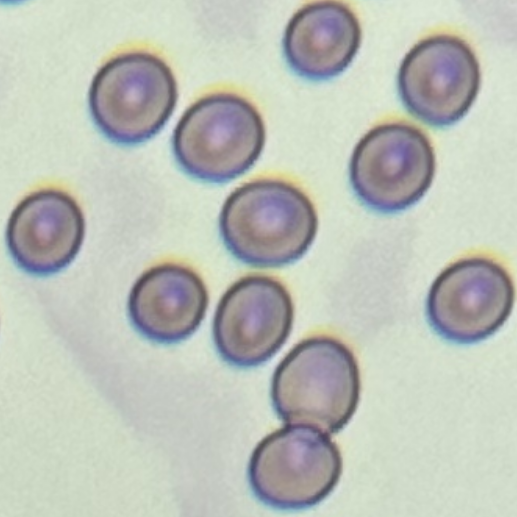
#> input picture project/cell_count/test_cell/1.jpg, 517 x 517 px
$ python cell.py test_cell/1.jpg
#> lines starting #> are read from the running program, lines starting #| are printed output that depends on the picture; after the words box and inside, x2 and y2 are one past the last pixel; in counts of white or black regions, pixels touching at a corner belong together
import cv2
import numpy as np
import sys
import os

def cell_count(image_path):
#> called with image_path = 'test_cell/1.jpg'
    img = cv2.imread(image_path)
#> img is the input picture: shape (517, 517, 3); mean B, G, R 184.3, 193.1, 188
    img = cv2.resize(img, (500, 500))
#> img: shape (500, 500, 3)
    img_copy = img.copy()

    blur = cv2.GaussianBlur(img, (5, 5), 0)
    gray = cv2.cvtColor(blur, cv2.COLOR_BGR2GRAY)
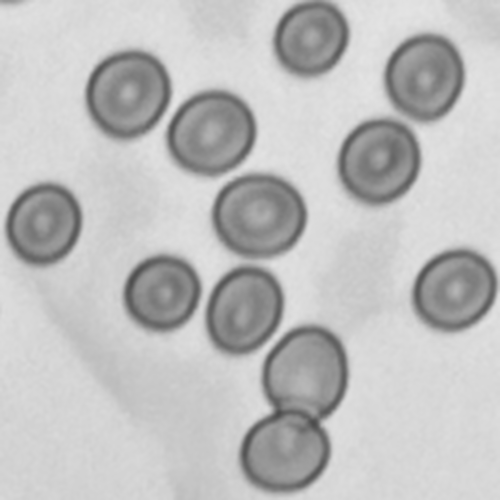
#> gray: shape (500, 500); min 76, max 228, mean 190.5
    ret, thresh = cv2.threshold(gray, 180, 255, cv2.THRESH_BINARY_INV)
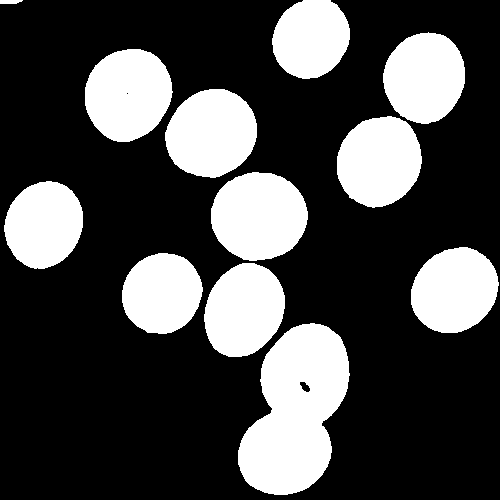
#> thresh: shape (500, 500); 28.4% white; 12 white regions, largest, box (x1, y1, x2, y2) and area: (238, 323, 350, 495) 12837, (211, 172, 308, 261) 6728, (85, 49, 173, 142) 6304
    # cv2.imshow("thresh", thresh)

    # 闭运算
    kernel = np.ones((6, 6), int)
    close = cv2.morphologyEx(thresh, cv2.MORPH_CLOSE, kernel)
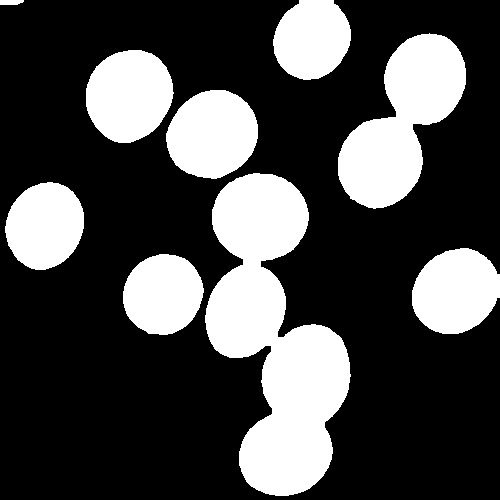
#> close: shape (500, 500); 28.6% white; 9 white regions, largest, box (x1, y1, x2, y2) and area: (205, 173, 351, 496) 25635, (338, 33, 466, 209) 11931, (86, 50, 174, 143) 6305
    # cv2.imshow("close", close)

    # 腐蚀
    kernel = np.ones((15, 15), int)
    erode = cv2.erode(close, kernel)
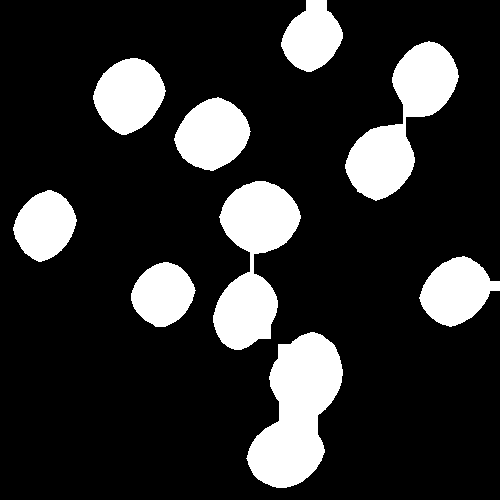
#> erode: shape (500, 500); 18.2% white; 9 white regions, largest, box (x1, y1, x2, y2) and area: (246, 332, 343, 488) 8984, (213, 181, 301, 350) 8090, (345, 41, 459, 201) 7589
    # cv2.imshow("erode", erode)

    # 开运算
    kernel = np.ones((15, 15), int)
    open_img = cv2.morphologyEx(erode, cv2.MORPH_OPEN, kernel)
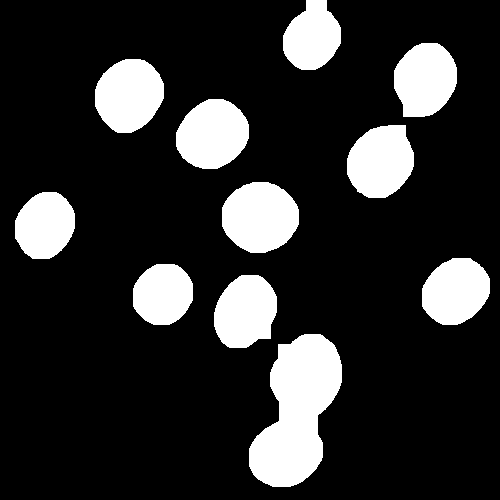
#> open_img: shape (500, 500); 17.9% white; 11 white regions
    # cv2.imshow("open_img", open_img)

    # 绘制边缘
    contours, hierarchy = cv2.findContours(open_img, cv2.RETR_TREE, cv2.CHAIN_APPROX_NONE)
#> contours = 11 contours; largest, box (x1, y1, x2, y2) and area: (249, 334, 342, 487) 8719, (222, 182, 299, 253) 4176, (95, 59, 164, 133) 3827, (176, 99, 249, 169) 3817, (347, 125, 414, 198) 3705
    img_copy = cv2.drawContours(img_copy, contours, -1, (0, 0, 255), 1)
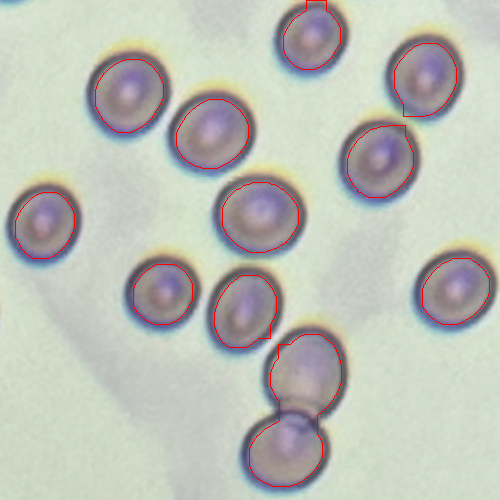
#> img_copy: shape (500, 500, 3); mean B, G, R 183, 191.9, 189.1
    # cv2.imshow("img_copy", img_copy)
    count = len(contours)
#> count = 11

    # 保存处理后图片
    # 统一保存到 result 目录
    save_dir = os.path.join(os.path.dirname(__file__), '..', 'result')
    if not os.path.exists(save_dir):
        os.makedirs(save_dir)
    # 修改保存文件名格式
    save_path = os.path.join(save_dir, "cell_result.jpg")
    cv2.imwrite(save_path, img_copy)
    return count

if __name__ == "__main__":

    if len(sys.argv) > 1:
        image_path = sys.argv[1]
        count = cell_count(image_path)
#> count = 11
        print(f"count={count}")
#| count=11
    else:
        print("请传入图片路径")
    cv2.waitKey(0)
    '''
    for i in range(4,5):
        print(cell_count(f'./test_cell/{i}.jpg'))
        cv2.waitKey(0)
    '''

$ run again, on project/cell_count/test_cell/3.jpg
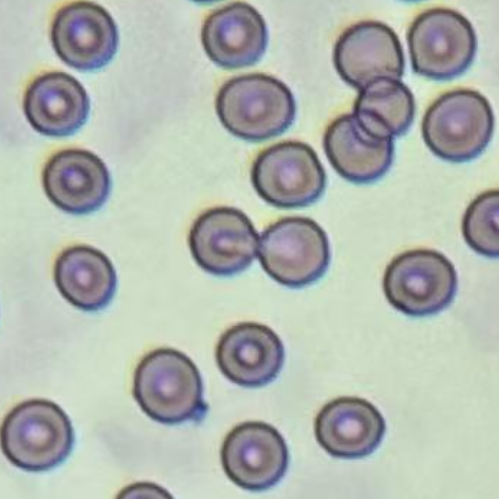
#> input picture project/cell_count/test_cell/3.jpg, 499 x 499 px
#> in cell_count, img is the input picture: shape (499, 499, 3); mean B, G, R 175.4, 183.5, 176.3
#> img: shape (500, 500, 3)
#> in cell_count, `ret, thresh = cv2.threshold(gray, 180, 255, cv2.THRESH_BINARY_INV)`:
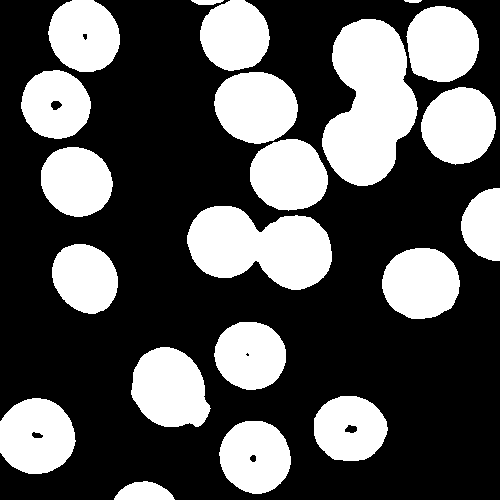
#> thresh: shape (500, 500); 34% white; 21 white regions, largest, box (x1, y1, x2, y2) and area: (322, 19, 418, 186) 10853, (187, 206, 332, 290) 8498, (131, 347, 211, 427) 4834
#> close: shape (500, 500); 34.3% white; 14 white regions, largest, box (x1, y1, x2, y2) and area: (188, 0, 480, 291) 37362, (22, 0, 121, 140) 7867, (132, 348, 212, 428) 4836
#> erode: shape (500, 500); 19.8% white; 15 white regions, largest, box (x1, y1, x2, y2) and area: (209, 0, 472, 204) 18128, (196, 214, 325, 283) 5106, (0, 407, 68, 467) 2853
#> open_img: shape (500, 500); 18.3% white; 18 white regions
#> contours = 18 contours; largest, box (x1, y1, x2, y2) and area: (331, 17, 470, 176) 9534, (199, 216, 323, 280) 4843, (226, 80, 289, 138) 2732, (0, 409, 66, 465) 2703, (142, 359, 199, 418) 2650
#> in cell_count, `img_copy = cv2.drawContours(img_copy, contours, -1, (0, 0, 255), 1)`:
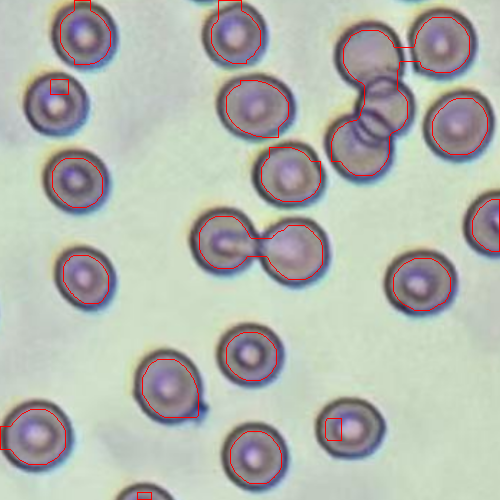
#> img_copy: shape (500, 500, 3); mean B, G, R 173.6, 181.8, 177.7
#> in cell_count, `count = len(contours)`: count = 18
#| count=18

$ run again, on project/cell_count/test_cell/4.jpg
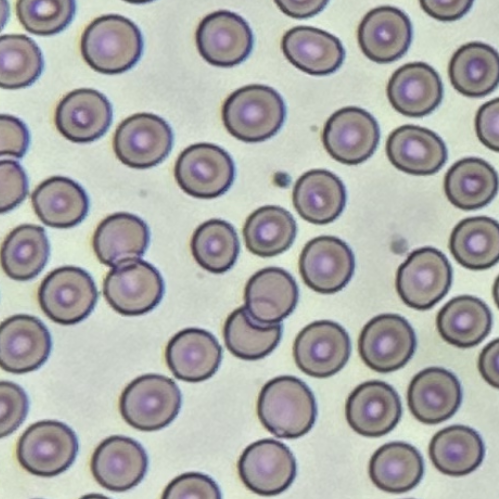
#> input picture project/cell_count/test_cell/4.jpg, 499 x 499 px
#> in cell_count, img is the input picture: shape (499, 499, 3); mean B, G, R 170.4, 172.9, 171.7
#> img: shape (500, 500, 3)
#> in cell_count, `ret, thresh = cv2.threshold(gray, 180, 255, cv2.THRESH_BINARY_INV)`:
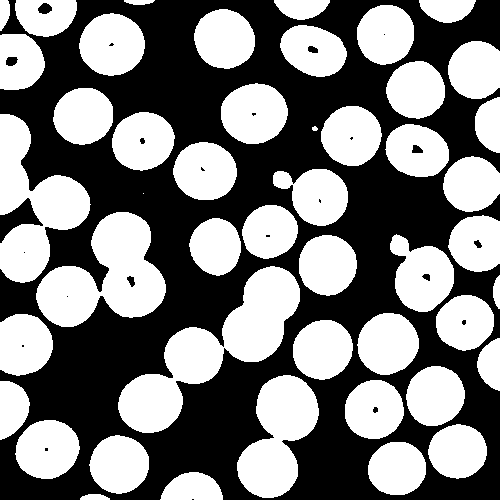
#> thresh: shape (500, 500); 48.9% white; 47 white regions (1 under 20 px), largest, box (x1, y1, x2, y2) and area: (118, 266, 300, 433) 10587, (36, 212, 166, 327) 8357, (0, 114, 91, 283) 7481
#> close: shape (500, 500); 49.9% white; 20 white regions (1 under 20 px), largest, box (x1, y1, x2, y2) and area: (238, 314, 488, 500) 22608, (0, 115, 167, 377) 19065, (313, 107, 500, 392) 17577
#> erode: shape (500, 500); 24.1% white; 43 white regions, largest, box (x1, y1, x2, y2) and area: (173, 276, 294, 377) 4128, (246, 384, 312, 500) 3172, (101, 221, 159, 311) 2968
#> open_img: shape (500, 500); 21.7% white; 44 white regions
#> contours = 44 contours; largest, box (x1, y1, x2, y2) and area: (104, 223, 156, 308) 2717, (232, 278, 292, 353) 2610, (406, 257, 448, 304) 1608, (268, 385, 310, 434) 1578, (0, 325, 43, 366) 1538
#> in cell_count, `img_copy = cv2.drawContours(img_copy, contours, -1, (0, 0, 255), 1)`:
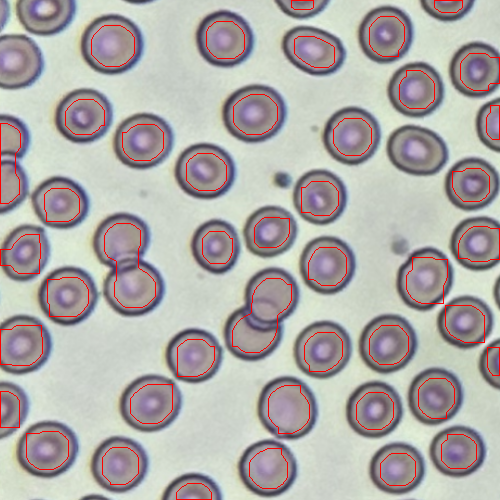
#> img_copy: shape (500, 500, 3); mean B, G, R 167.3, 169.8, 173.8
#> in cell_count, `count = len(contours)`: count = 44
#| count=44
